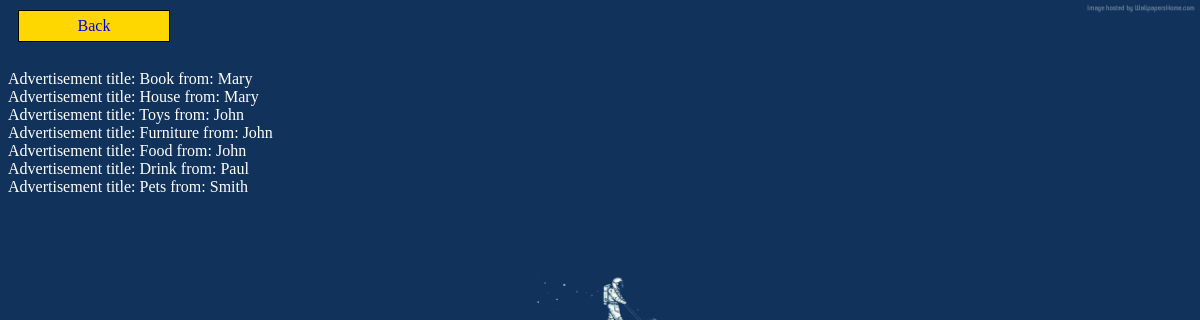
/View/advertisements, run on the app's committed database.
### tables this page shows
CREATE TABLE `advertisements` (
  `id` int(10) NOT NULL,
  `userid` int(10) NOT NULL,
  `title` varchar(128) NOT NULL
);

CREATE TABLE `users` (
  `id` int(10) NOT NULL,
  `name` varchar(128) NOT NULL
);

### Model/basemodel.php (called while the page is built, shortened)
<?php
class BaseModel
{
    protected function connect() {
        $this->servername = "localhost";
        $this->username = "root";
        $this->psswrd = "";
        $this->dbname = "rabit";
        $conn = new mysqli($this->servername, $this->username,
                            $this->psswrd , $this->dbname);
        return $conn;
    }
}

### Model/advertisementsmodel.php (called while the page is built)
<?php
class Advertisement extends BaseModel
{
    protected function getAllAdvertisement() {
        $sql = "SELECT advertisements.title, users.name
                FROM advertisements, users
                WHERE advertisements.userid = users.id";
        $result = $this->connect()->query($sql);
        $numRows = $result->num_rows;
        if($numRows > 0) {
            while($row = $result->fetch_assoc()) {
                $data[] = $row;
            }
            return $data;
        }
    }
}

### Controller/advertisement.php (the view)
<?php
class ShowAdvertisement extends Advertisement
{
    public function showAllAdvertisement() {
        $datas = $this->getAllAdvertisement();
        foreach ($datas as $data){
            echo "Advertisement title: " .$data['title'] . " ";
            echo "from: " .$data['name']."<br>";
        }
    }
}

### View/advertisements.php (shortened to what this page needs)
<?php
    include '../Model/basemodel.php';
    include '../Model/advertisementsmodel.php';
    include '../Controller/advertisement.php';
?>
<!DOCTYPE html>
<html lang="en">
<head>
    <link rel="stylesheet" href="../css/style.css">
</head>
<body>
    <div class="button">
	<a href="index">Back</a></div>
<br>
<div class="result">
<?php
    $users = new ShowAdvertisement();
    $users->showAllAdvertisement();
?>
</div>
</body>
</html>

### css/style.css (style rules this page uses)
body { background-image:url("wallpaper.jpg"); background-size: cover; }
.button { width: 150px; height: 30px; margin: 10px; border-style: solid; border-width: 1px; background-color: gold; display: flex; align-items: center; align-content: center; justify-content: center; }
.button a { text-decoration: none; }
.result { color: white; }

### data on the page
advertisements: title "Book", userid.name "Mary"
advertisements: title "House", userid.name "Mary"
advertisements: title "Toys", userid.name "John"
advertisements: title "Furniture", userid.name "John"
advertisements: title "Food", userid.name "John"
advertisements: title "Drink", userid.name "Paul"
advertisements: title "Pets", userid.name "Smith"
